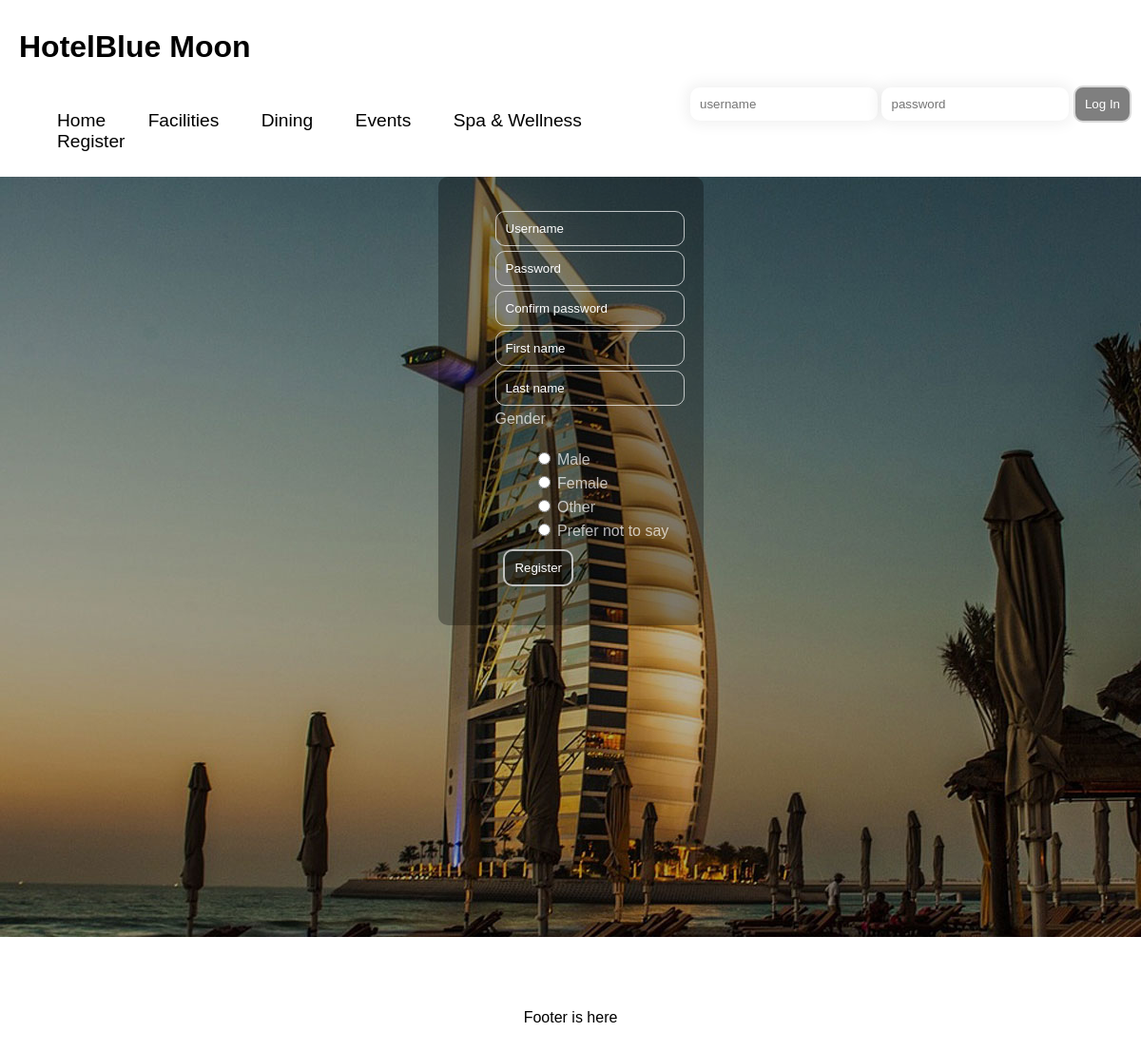
/register.php, run on the app's committed database.
### tables this page shows
CREATE TABLE `genders` (
  `genders_id` int(11) NOT NULL,
  `genders_name` varchar(20) NOT NULL
);

### register.php (the view, shortened to what this page needs)
<?php
include "includes/connect.php";
?>
<!doctype html>
<html>
<head>
    <link rel="stylesheet" href="styles/main.css">
</head>
</body>
<div id="wrapper">
<header>
    <?php include "includes/header.php"; ?>
</header>
<nav>
    <?php include "includes/nav.php"; ?>
</nav>
<main>
    <div class="form">
    <form method="post" action="register_process.php">
        <ol>
            <li>
                <input type="text" name="username" id="username" value="<?php echo $_SESSION['username']; ?>"placeholder = "Username">
            </li>
            <li>
                <input type="text" name="password" id="password" placeholder="Password">
            </li>
            <li>
                <input type="text" name="passwordC" id="passwordC" placeholder="Confirm password">
            </li>
            <li>
                <input type="text" name="firstname" id="firstname" value="<?php echo $_SESSION['firstname']; ?>" placeholder="First name">
            </li>
            <li>
                <input type="text" name="lastname" id="lastname" value="<?php echo $_SESSION['lastname']; ?>" placeholder= "Last name">
            </li>
            <li>
                <label for="gender">Gender</label>
            <ul>
            <li>&nbsp;</li>
            <?php
                $query = "SELECT * FROM genders";
                $result = mysqli_query ($con, $query);
                while ($row = mysqli_fetch_array ($result)) {
                    $isChecked = "";
                    echo
                    "<li>
                    <input
                    type=\"radio\"
                    name=\"gender\"
                    id=\"genders{$row['genders_id']}\"
                    value=\"{$row['genders_id']}\"
                    $isChecked>
                    {$row['genders_name']}
                    </li>\n";
                }
            ?>
            </ul>
            <li>
                <label for="submit">&nbsp;</label>
                <input type="submit" name="submit" value="Register">
            </li>
        </ol>
    </form>
    </div>
</main>
<footer>
    <?php include "includes/footer.php"; ?>
</footer>
</div>
</body>
</html>

### styles/main.css (style rules this page uses)
:root { --dark-color: black; --blue-solid: #0032a8; --blue-transparent: rgba(0, 0, 255, .5); --blue-transparent-alt: rgba(0, 0, 255, .5); --blue-light: #506cfb; --yellow-solid: #fa9e2c; --gradient-color: linear-gradient(to right, var(--yellow-solid), var(--blue-light)); --gradient-color-alt: linear-gradient(to right, var(--blue-light), var(--yellow-solid)); }
header { margin: 0; padding: 10px 0 0 20px; }
nav { padding:10px 0; }
#wrapper { width:100%; margin:0 auto; background-color:white; }
footer { padding: 30px 0 10px 0; text-align:center; }
main form { max-width: 820px; padding:20px; background: rgba(0,0,0,0.3); border-radius:10px; color: rgba(255,255,255, 0.7); }
main form ol { list-style-type: none; }
main form li { padding: 0 0 5px 0; }
main form ul { list-style-type:none; }
main form input[type=text] { border:0px; border: 1px solid rgba(255,255,255, 0.7); padding: 10px; border-radius:10px; background: rgba(0, 0, 0, 0); color: white; }
div.form { display: block; text-align: center; }
main form { display: inline-block; margin-left: auto; margin-right: auto; text-align: left; }
main form input[type=submit] { border: 2px solid rgba(255,255,255, .7); padding: 10px; border-radius:10px; background: rgba(0, 0, 0, 0.5); color: white; }
main { background-image: url('../media/2.jpg'); height: 800px; }
main ::placeholder { color: white; opacity: 1; }

### data on the page
genders: genders_name "Male"
genders: genders_name "Female"
genders: genders_name "Other"
genders: genders_name "Prefer not to say"
